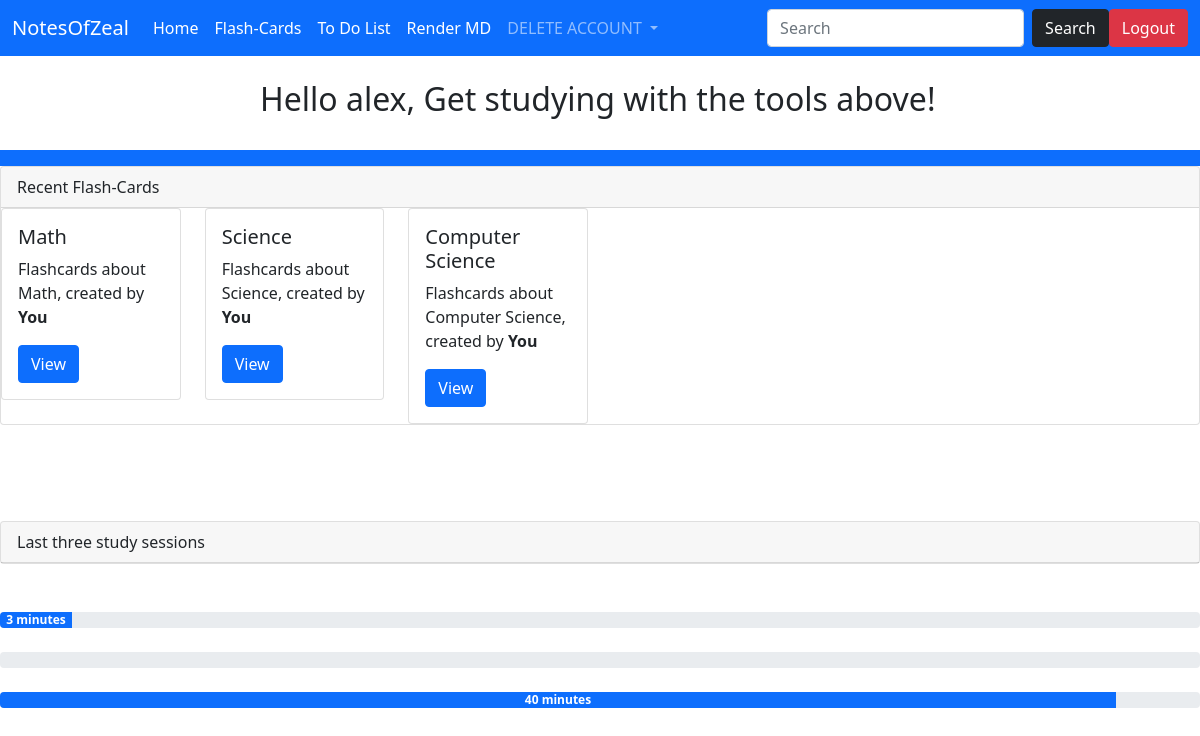
The page /home (signed in) on the database as committed earlier.
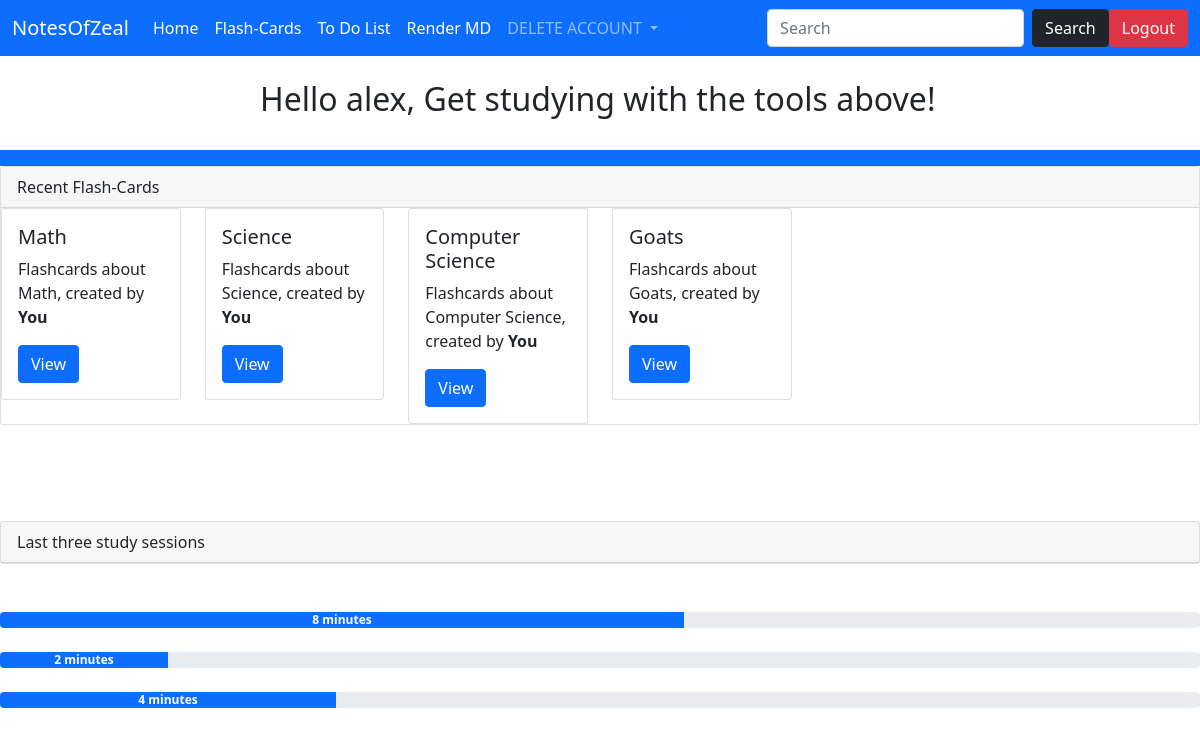
The same page on the database as committed later.
### website/models.py (models this page shows)
class User(UserMixin, db.Model):
    id = db.Column(db.Integer, primary_key = True)
    username = db.Column(db.String(15), unique = True)
    email = db.Column(db.String(50), unique = True)
    password = db.Column(db.String(80))

class Flashcard(UserMixin, db.Model):
    id = db.Column(db.Integer, primary_key = True)
    owner = db.Column(db.String(64))
    fctitle = db.Column(db.String(64))
    fcterm =  db.Column(db.String(64))
    fcdesc = db.Column(db.String(5000))
    fcurl = db.Column(db.Integer)

### website/routes.py (the view)
@myobj.route("/home")
@login_required
def home():
    displaylist.clear()
    flashcardurl = uniqueurl()                  #url for each specific flashcard
    url = f'/makeflashcards/{flashcardurl}'
    owner = current_user.username
    thelist = listofurls()
    history = lastthreesessions(listofsessions(owner))
    randomnumber = 50
    return render_template('home.html', url = url, thelist = thelist, owner = owner, history = history)

### website/forms.py
class SearchForm(FlaskForm):
    searched = StringField("Searched", validators = [DataRequired()])
    submit = SubmitField("Submit")

### website/models.py (called while the page is built)
@logging.user_loader
def load_user(user_id):
    return User.query.get(int(user_id))

### website/routes.py (called while the page is built)
@myobj.context_processor
def base():
    form = SearchForm()
    return dict(form=form)

def fourdigitcombo():
    return (1000 * randint(0,9)) + (100 *randint(0,9)) +  (10 * randint(0,9)) + randint(0,9)

def inthedatabase(num):
    return  db.session.query(db.exists().where(Flashcard.fcurl == num)).scalar()

def uniqueurl():
    finalnum = fourdigitcombo()
    while(inthedatabase(finalnum)):
        finalnum = fourdigitcombo()
    return finalnum

def listofurls():
    templist = []
    flashcards = Flashcard.query.filter_by(owner = current_user.username).all()
    for flashcard in flashcards:
        templist.append({'url': flashcard.fcurl, 'title':flashcard.fctitle})
    noduplicates = []
    for items in templist:
        if items not in noduplicates:
            noduplicates.append(items)
    return noduplicates

def listofsessions(username):
    templist = []
    if (Tracker.query.filter_by(username = username).first() == None):
        return []
    sessions = Tracker.query.filter_by(username = username).all()
    for eachsession in sessions:
        templist.append(eachsession.minutes)
    return templist

def lastthreesessions(list):
    finallist = []
    iterator = 1
    totalsum = 0
    while(iterator <= len(list) and iterator <= 3):
        finallist.append({"displaytime": f'{list[-iterator]} minutes' if list[-iterator] < 60 else f'{int(list[-iterator] / 60) } hours and {list[-iterator] % 60} minutes', 'percentage': list[-iterator]})
        totalsum += list[-iterator]
        iterator += 1
    for items in finallist:
        items['percentage'] = int((items['percentage'] / totalsum) * 100)
    return finallist

### website/templates/home.html (shortened to what this page needs)
{% extends 'base.html' %}
{% block content %}
<div class="bg-body rounded mx-auto" style="width: 680px;">
    <h2>Hello {{ current_user.username }}, Get studying with the tools above!</h2>
</div>
<br>
<nav class="navbar navbar-expand-lg navbar-dark bg-primary"></nav>
<div class="card">
    <div class="card-header">
      Recent Flash-Cards
    </div>
<div class="row">
    {% for items in thelist %}
    <div class="col-sm-2">
        <div class="card">
          <div class="card-body">
            <h5 class="card-title">{{ items.title }}</h5>
            <p class="card-text">Flashcards about {{ items.title }}, created by <b>You</b></p>
            <a href="/renderfc/{{ items.url }}" class="btn btn-primary">View</a>
          </div>
        </div>
      </div>
    {% endfor %}
</div>
</div>
<div class="card">
    <div class="card-header">
      Last three study sessions
    </div>
</div>
<br>
<br>
{% for items in history %}
<div class="progress">
  <div class="progress-bar" role="progressbar" style="width:{{ items.percentage }}%;" aria-valuenow="25" aria-valuemin="0" aria-valuemax="100"><strong>{{items.displaytime}}</strong></div>
</div>
{% endfor %}
{% endblock %}

### website/templates/base.html (shortened to what this page needs)
<!doctype html>
<html lang="en">
  <head>
    <link href="https://cdn.jsdelivr.net/npm/bootstrap@5.1.3/dist/css/bootstrap.min.css" rel="stylesheet">
  </head>
  <body>
    {% include 'navbar.html' %}
    <br/>
    {% block content %}
    {% endblock %}
  </body>
</html>

### website/templates/navbar.html (shortened to what this page needs)
<nav class="navbar navbar-expand-lg navbar-dark bg-primary">
    <div class="container-fluid">
      <a class="navbar-brand"> NotesOfZeal</a>
      <div class="collapse navbar-collapse" id="navbarSupportedContent">
        <ul class="navbar-nav me-auto mb-2 mb-lg-0">
          <li class="nav-item">
            <a class="nav-link active" aria-current="page" href="/home">Home</a>
          </li>
          <li class="nav-item">
            <a class="nav-link active" aria-current="page" href="/flashboard">Flash-Cards</a>
          </li>
          <li class="nav-item">
            <a class="nav-link active" aria-current="page" href="/todolist">To Do List</a>
          </li>
          <li class= "nav-item">
            <a class= "nav-link active" aria-current="page" href="/upload">Render MD</a>
          </li>
          <li class="nav-item dropdown">
            <a class="nav-link dropdown-toggle" href="#" id="navbarDropdown" role="button" data-bs-toggle="dropdown" aria-expanded="false">
              DELETE ACCOUNT
            </a>
          </li>
        </ul>
        <form method ="POST" action="{{ url_for('search')}}" class="d-flex">
          <input class="form-control me-2" type="search" placeholder="Search" aria-label="Search", name = "searched">
          <button class="btn btn-dark" type="submit">Search</button>
          <a href="/logout" class="btn btn-danger" role="button" aria-disabled="true">Logout</a>
        </form>
      </div>
    </div>
  </nav>

Rows that differ between the two databases and show on the page:
added Flashcard: title "Goats"
Other text that changed with them:
new list line: "8 minutes"
new list line: "2 minutes"
new list line: "4 minutes"
list line gone: "3 minutes"
list line gone: "40 minutes"
